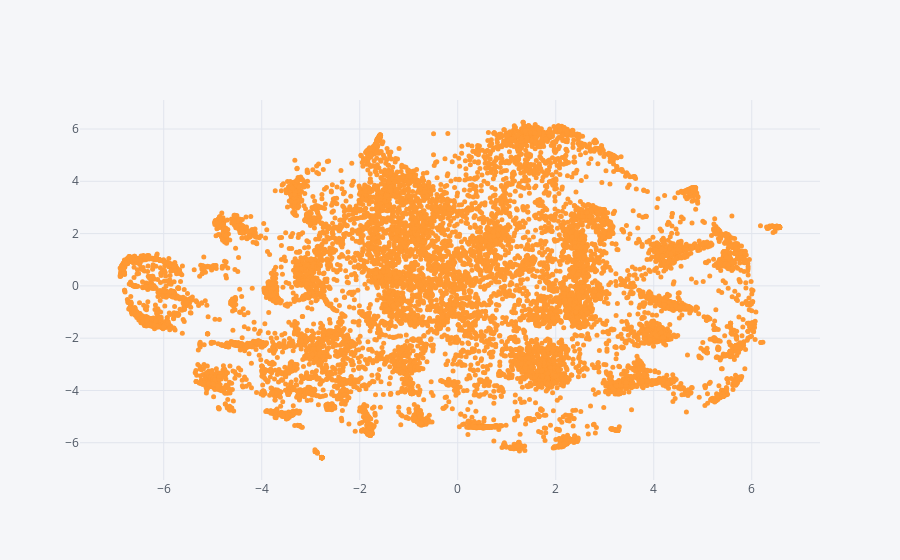

Notebook source saved alongside this figure:
### Code cell
df.iplot(kind='scatter',x='Ax1',y='Ax2',mode='markers',size=5,text='Game name')

### Figure 1 — Plotly figure (JSON) as saved in the notebook; plotly's stock layout.template omitted (floating-point values rounded to 4 significant figures; data arrays with more than 128 entries replaced by an {"elided": "..."} marker saying what was removed)
{"data": [{"line": {"color": "rgba(255, 153, 51, 1.0)", "dash": "solid", "width": 1.3}, "marker": {"size": 5, "symbol": "dot"}, "mode": "markers", "name": "Ax2", "text": {"elided": "13955 str values"}, "type": "scatter", "x": {"elided": "13955 float values"}, "y": {"elided": "13955 float values"}}], "layout": {"legend": {"bgcolor": "#F5F6F9", "font": {"color": "#4D5663"}}, "paper_bgcolor": "#F5F6F9", "plot_bgcolor": "#F5F6F9", "titlefont": {"color": "#4D5663"}, "xaxis1": {"gridcolor": "#E1E5ED", "showgrid": true, "tickfont": {"color": "#4D5663"}, "title": "", "titlefont": {"color": "#4D5663"}, "zerolinecolor": "#E1E5ED"}, "yaxis1": {"gridcolor": "#E1E5ED", "showgrid": true, "tickfont": {"color": "#4D5663"}, "title": "", "titlefont": {"color": "#4D5663"}, "zerolinecolor": "#E1E5ED"}}}
